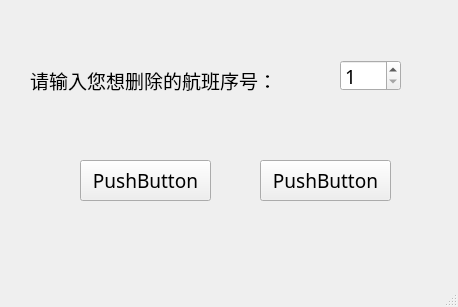
<?xml version="1.0" encoding="UTF-8"?>
<ui version="4.0">
 <class>MainWindow</class>
 <widget class="QMainWindow" name="MainWindow">
  <property name="geometry">
   <rect>
    <x>0</x>
    <y>0</y>
    <width>458</width>
    <height>307</height>
   </rect>
  </property>
  <property name="windowTitle">
   <string>MainWindow</string>
  </property>
  <widget class="QWidget" name="centralwidget">
   <widget class="QLabel" name="label">
    <property name="geometry">
     <rect>
      <x>30</x>
      <y>50</y>
      <width>311</width>
      <height>61</height>
     </rect>
    </property>
    <property name="font">
     <font>
      <family>黑体</family>
      <pointsize>14</pointsize>
     </font>
    </property>
    <property name="text">
     <string>请输入您想删除的航班序号：</string>
    </property>
   </widget>
   <widget class="QSpinBox" name="spinBox">
    <property name="geometry">
     <rect>
      <x>340</x>
      <y>60</y>
      <width>61</width>
      <height>31</height>
     </rect>
    </property>
    <property name="font">
     <font>
      <family>黑体</family>
      <pointsize>14</pointsize>
     </font>
    </property>
    <property name="minimum">
     <number>1</number>
    </property>
   </widget>
   <widget class="QPushButton" name="B_delet">
    <property name="geometry">
     <rect>
      <x>80</x>
      <y>160</y>
      <width>131</width>
      <height>41</height>
     </rect>
    </property>
    <property name="font">
     <font>
      <family>黑体</family>
      <pointsize>14</pointsize>
     </font>
    </property>
    <property name="text">
     <string>PushButton</string>
    </property>
   </widget>
   <widget class="QPushButton" name="B_cancel">
    <property name="geometry">
     <rect>
      <x>260</x>
      <y>160</y>
      <width>131</width>
      <height>41</height>
     </rect>
    </property>
    <property name="font">
     <font>
      <family>黑体</family>
      <pointsize>14</pointsize>
     </font>
    </property>
    <property name="text">
     <string>PushButton</string>
    </property>
   </widget>
  </widget>
  <widget class="QMenuBar" name="menubar">
   <property name="geometry">
    <rect>
     <x>0</x>
     <y>0</y>
     <width>458</width>
     <height>26</height>
    </rect>
   </property>
  </widget>
  <widget class="QStatusBar" name="statusbar"/>
 </widget>
 <resources/>
 <connections/>
</ui>
